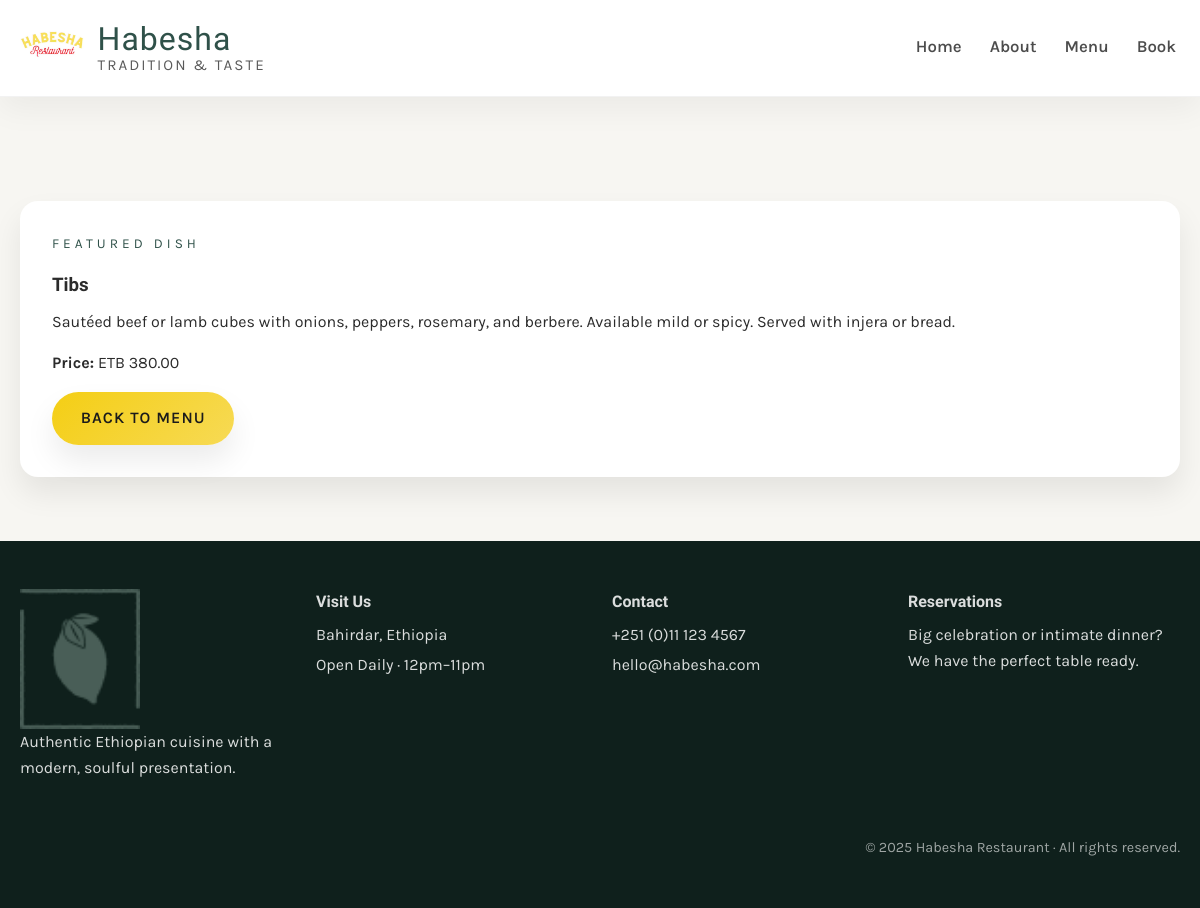
The app's page /menu/12/ with its own data.
### restaurant/models.py (models this page shows, shortened)
class Menu(models.Model):
   name=models.CharField(max_length=200)
   Price=models.IntegerField()
   description=models.CharField(max_length=1000,default="")

### restaurant/views.py (the view)
# urls.py: path('menu/<int:pk>/', views.display, name="menu_item"),
def display(request,pk=None):
    if pk:
        menu_item=Menu.objects.get(pk=pk)
    else:
        menu_item=None
    return render(request, 'menu-display.html', {'menu':menu_item})

### restaurant/templates/menu-display.html
{% extends 'base.html' %}
{% block content %}
<section class="section">
  <article class="story-block">
    <p class="section__eyebrow">Featured dish</p>
    <h1>{{ menu.name }}</h1>
    <p>{{ menu.description|default:"A traditional Ethiopian dish prepared with authentic spices, fresh ingredients, and time-honored techniques from our family recipes." }}</p>
    <p><strong>Price:</strong> ETB {{ menu.Price|floatformat:2 }}</p>
    <a class="btn btn--primary" href="{% url 'menu' %}">Back to menu</a>
  </article>
</section>
{% endblock %}

### restaurant/static/css/style.css (style rules this page uses)
:root { --clr-primary: #2f5149; --clr-primary-dark: #213932; --clr-secondary: #f4ce14; --clr-accent: #ee9972; --clr-neutral: #f7f6f2; --clr-text: #2b2b2b; --radius-lg: 28px; --radius-md: 18px; --radius-sm: 10px; --shadow-soft: 0 20px 40px rgba(47, 81, 73, 0.15); --shadow-card: 0 16px 30px rgba(0, 0, 0, 0.08); }
*, *::before, *::after { box-sizing: border-box; }
body { margin: 0; min-height: 100vh; font-family: 'Karla', 'Segoe UI', sans-serif; background: var(--clr-neutral); color: var(--clr-text); line-height: 1.6; }
h1, h2, h3, h4, h5, h6 { font-family: 'Markazi Text', serif; margin: 0 0 0.5rem; }
p { margin: 0 0 1rem; }
a { color: inherit; text-decoration: none; }
.btn { display: inline-flex; align-items: center; justify-content: center; padding: 0.85rem 1.8rem; border-radius: 999px; font-weight: 600; text-transform: uppercase; letter-spacing: 1px; border: none; cursor: pointer; transition: transform 0.2s ease, box-shadow 0.2s ease; }
.btn--primary { background: linear-gradient(135deg, var(--clr-secondary), #f7da55); color: #1b1b1b; box-shadow: var(--shadow-card); }
.section { margin-top: 3.5rem; }
.section__eyebrow { font-size: 0.85rem; text-transform: uppercase; letter-spacing: 4px; color: var(--clr-primary); }
.story-block { background: #fff; padding: 2rem; border-radius: var(--radius-md); box-shadow: var(--shadow-card); }

### records on screen
Menu: name "Tibs", description "Sautéed beef or lamb cubes with onions, peppers, rosemary, and berbere. Available mild or spicy. Served with injera or bread.", Price "380.00"
